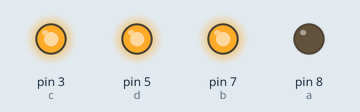
Recording of a sketch running on a simulated Arduino Uno, built with avr-gcc and run on an emulated ATmega328P. Shown: output pins drawn as LEDs (lit = HIGH).

Above: at 1.5 s.
At 3.7 s:
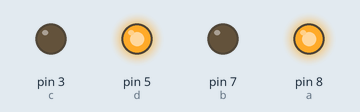
At 4.62 s:
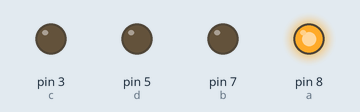
At 5.37 s:
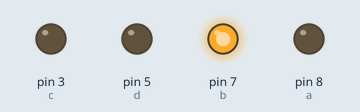
At 6.9 s:
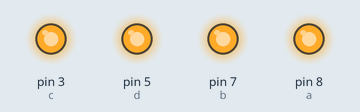
Timing chart, 0 to 9.5 s (numbered marks = the images above):
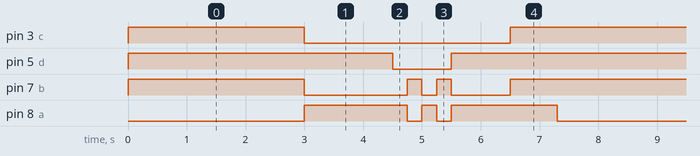

Measured:
- by itself, pin 3 (c): repeats every 7.3 s: LOW 3.5 s, HIGH 3.8 s
- by itself, pin 5 (d): repeats every 7.3 s: LOW 1.0 s, HIGH 6.3 s
- by itself, pin 7 (b): repeats every 7.3 s: LOW 1.8 s, HIGH 0.25 s, LOW 0.25 s, HIGH 0.25 s, LOW 1.0 s, HIGH 3.8 s
- by itself, pin 8 (a): repeats every 7.3 s: LOW 0.25 s, HIGH 0.25 s, LOW 0.25 s, HIGH 1.8 s, LOW 3.0 s, HIGH 1.8 s

The sketch:

readyfortesting.ino
```cpp
int a=8,c=3,b=7,d=5;
void setup() {
  // put your setup code here, to run once:
pinMode(c,OUTPUT);
pinMode(a,OUTPUT);
pinMode(b,OUTPUT);
pinMode(d,OUTPUT);


}
void s()
{
   digitalWrite(a,LOW);
  digitalWrite(b,HIGH);
  digitalWrite(c,HIGH);
  digitalWrite(d,HIGH);
}
void forward()
{
   digitalWrite(c,LOW);
  digitalWrite(a,HIGH);
  digitalWrite(b,LOW);
   digitalWrite(d,HIGH);
}
void rf()
{digitalWrite(c,LOW);
digitalWrite(d,LOW);
 digitalWrite(a,HIGH);
  digitalWrite(b,LOW);
  delay(250);
  digitalWrite(a,LOW);
  digitalWrite(b,HIGH);
  delay(250);
  digitalWrite(a,HIGH);
  digitalWrite(b,LOW);
  delay(250);
  digitalWrite(a,LOW);
  digitalWrite(b,HIGH);
  delay(250);


}
void lb()
{
   digitalWrite(c,HIGH);
  digitalWrite(a,HIGH);
  digitalWrite(b,HIGH);
   digitalWrite(d,HIGH);

}
void loop() {
  // put your main code here, to run repeatedly:

  s();
  delay(3000);
 forward();
   delay(1500);
   rf();
   forward();
   delay(1000);
   lb();

   delay(800);
  }
```
